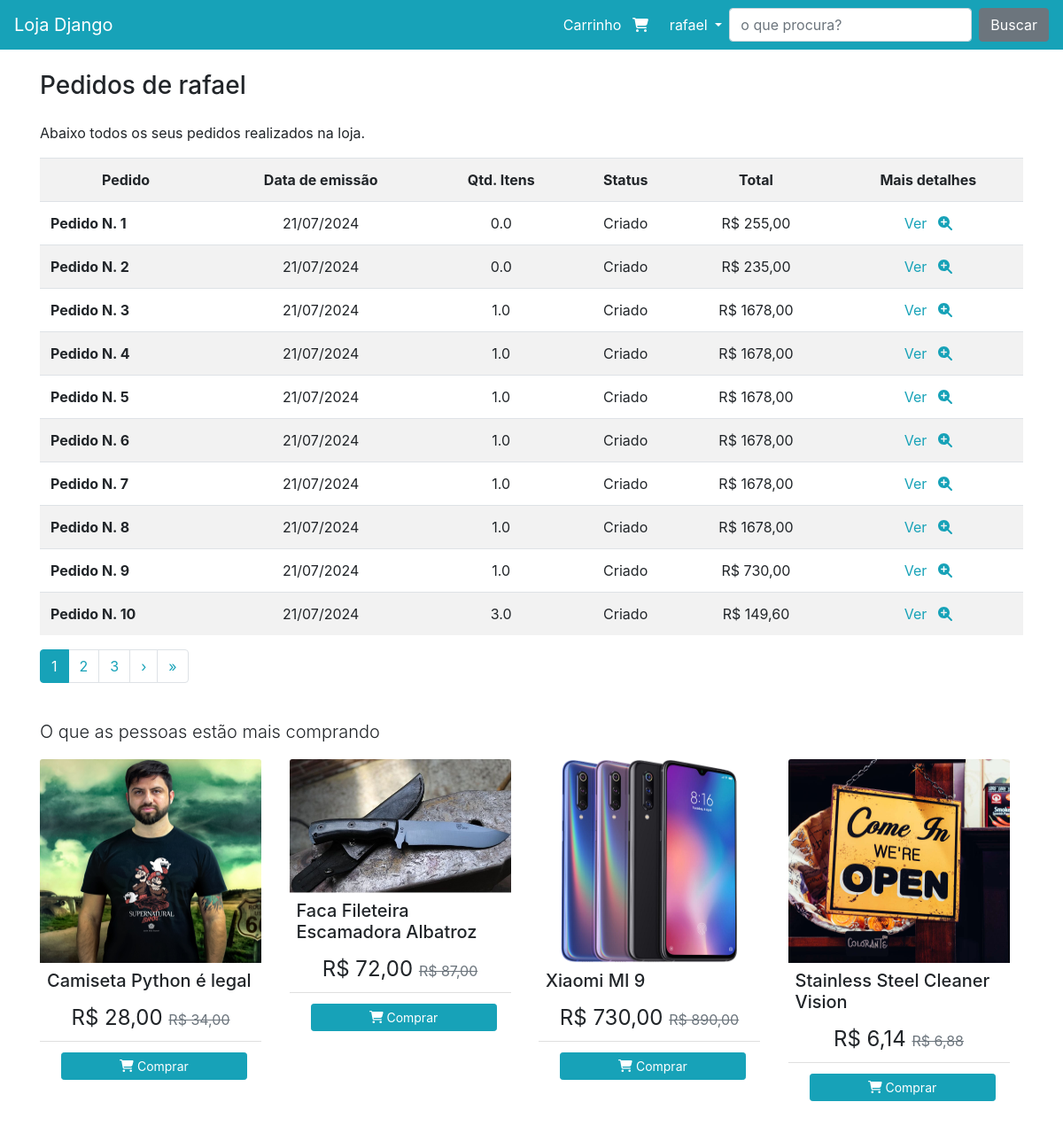
Page /pedido/meuspedidos (signed in) on the earlier database version.
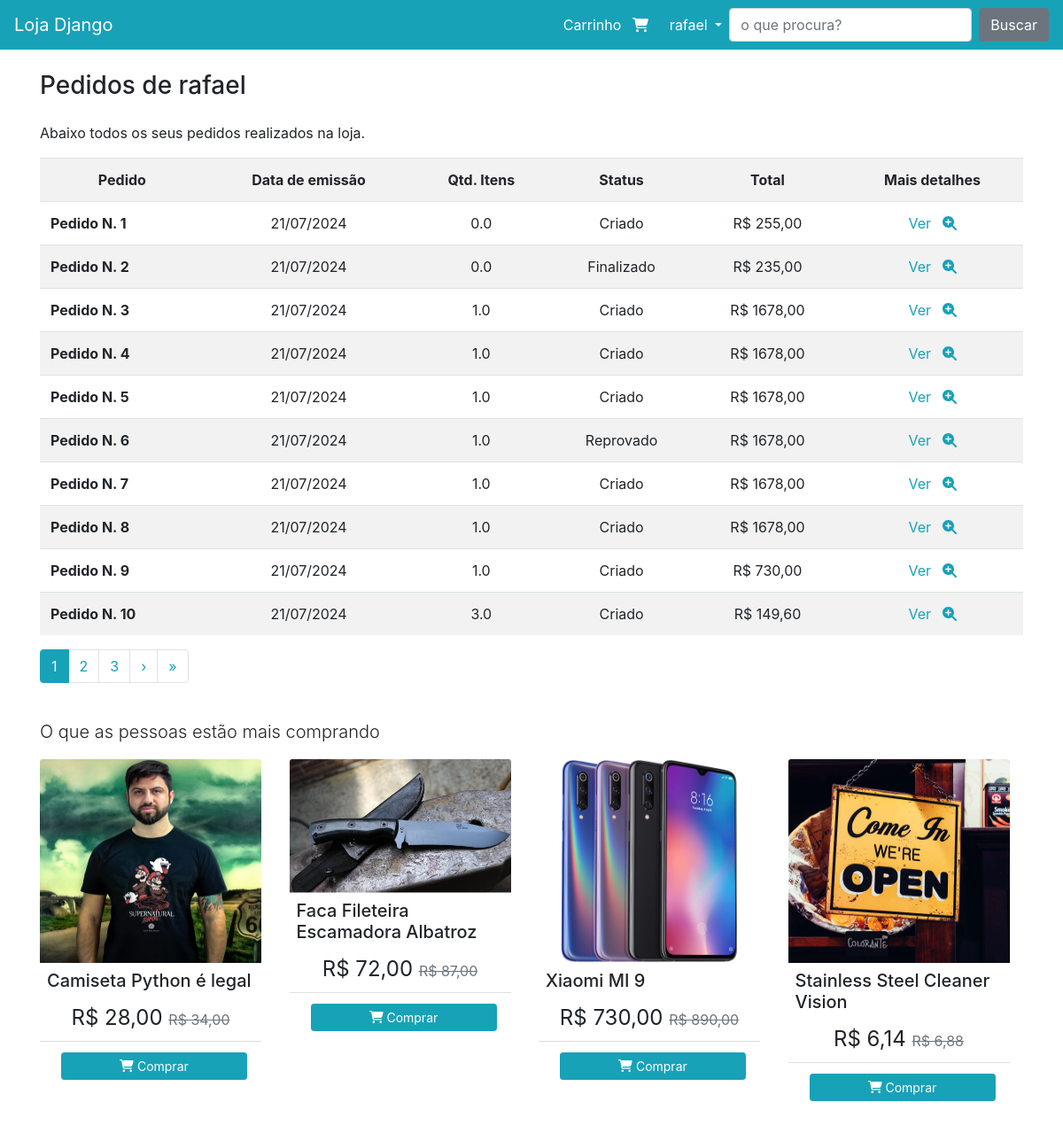
Same page on the later database version.
### pedido/models.py (models this page shows)
class Pedido(models.Model):
    usuario = models.ForeignKey(User, on_delete=models.CASCADE)
    data_emissao = models.DateField(default=datetime.now().date())
    hora_emissao = models.TimeField(default=timezone.now().time())
    total = models.DecimalField(max_digits=10, decimal_places=2, null=False)
    qtd_total = models.FloatField(default=0)
    status = models.CharField(
        default='C',
        max_length=1,
        choices=(
            ('A', 'Aprovado'),
            ('C', 'Criado'),
            ('R', 'Reprovado'),
            ('P', 'Enviado'),
            ('F', 'Finalizado'),
        )
    )
    def __str__(self):
        return f'Pedido N. {self.pk}'

### produto/models.py (models this page shows, shortened)
class Produto(models.Model):
    nome = models.CharField(max_length=200)
    descricao = models.TextField(max_length=255)
    descricao_longa = models.TextField()
    imagem = models.ImageField(upload_to='produto_imagens/%Y/%m/', blank=True, null=True)
    slug = models.SlugField(unique=True, blank=True, null=True)
    preco_marketing = models.FloatField()
    preco_marketing_promocional = models.FloatField(default=0)
    tipo = models.CharField(
        default='V',
        max_length=1,
        choices=(
            ('V', 'Variável'),
            ('S', 'Simples'),
        )
    )

### pedido/views.py (the view)
# urls.py: path('meuspedidos', views.MeusPedidos.as_view(), name="meuspedidos"),
class MeusPedidos(DispachLoginRequired, ListView):
    model = Pedido
    template_name = 'pedido/lista.html'
    paginate_by = 10
    ordering = ['-id']
    def get(self, *args, **kwargs):
        usuario = self.request.user
        pedidos = Pedido.objects.filter(usuario=usuario)
        produtos_mais_vendidos = ProdutoService().get_produtos_mais_vendidos()
        page = self.request.GET.get('page', 1)
        paginator = Paginator(pedidos, per_page=10)
        page_object = paginator.get_page(page)
        contexto = {
            'pedidos': pedidos,
            'produtos_mais_vendidos': produtos_mais_vendidos,
            "page_obj": page_object,
            "is_paginated": True
        }
        return render(self.request, self.template_name, contexto)

### pedido/views.py (called while the page is built)
    def dispatch(self, *args, **kwargs):
        if not self.request.user.is_authenticated:
            return redirect("perfil:criar")
        return super().dispatch(*args, **kwargs)

### produto/produto_service.py (called while the page is built)
    def get_produtos_mais_vendidos(self):
        agg_count_pedidos = ItemPedido.objects.values('produto_id').annotate(num_pedidos=Count('id')).order_by('-num_pedidos')[:4]
        itens = list(agg_count_pedidos)
        id_produtos = []
        for item in itens:
            id_produtos.append(item['produto_id'])
        return Produto.objects.filter(id__in=id_produtos)

### produto/templatetags/omfilters.py (called while the page is built)
@register.filter
def formata_preco(val):
    if isinstance(val, str):
        val = float(val)
    return f'R$ {val:.2f}'.replace('.', ',')

### pedido/templates/pedido/lista.html
{% extends 'base.html' %}
{% load omfilters %}
{% block conteudo %}
<div class="row">
    <div class="col">
        <h3 class="mb-4">Pedidos de {{user}}</h3>
        <p>Abaixo todos os seus pedidos realizados na loja.</p>
        <div class="table-responsive">
            <table class="table table-striped">
                <tr>
                    <th scope="col" class="text-center">Pedido</th>
                    <th scope="col" class="text-center">Data de emissão</th>
                    <th scope="col" class="text-center">Qtd. Itens</th>
                    <th scope="col" class="text-center">Status</th>
                    <th scope="col" class="text-center">Total</th>
                    <th scope="col" class="text-center">Mais detalhes</th>
                </tr>
                {% for pedido in page_obj %}
                <tr>
                    <th scope="row">{{pedido}}</td>
                    <td class="text-center">{{pedido.data_emissao|date:"d/m/Y"}}</td>
                    <td class="text-center">{{pedido.qtd_total}}</td>
                    <td class="text-center">{{pedido.get_status_display}}</td>
                    <td class="text-center">{{pedido.total|formata_preco}}</td>
                    <td class="text-center">
                        <a href="{% url 'pedido:detalhe' pedido.id %}">
                            Ver <i class="fas fa-search-plus ml-2"></i>
                        </a>
                    </td>
                </tr>
                {% endfor %}
            </table>
        </div>
    </div>
</div>
{% include 'parciais/_pagination.html' %}
 {% endblock %}

### templates/base.html (shortened to what this page needs)
<!doctype html>
<html lang="en">
<head>
    {% include 'parciais/_head.html' %}
</head>
<body>
    {% include 'parciais/_nav.html' %}
    <main class="container mt-4 mb-4">
        {% block conteudo %}{% endblock conteudo %}
    </main>
    {% include 'parciais/_footer.html' %}
</body>
</html>

### templates/parciais/_head.html (shortened to what this page needs)
{% load static %}
<link rel="stylesheet" href="{% static 'assets/bootstrap/css/bootstrap.css'%}">
<link rel="stylesheet" href="{% static 'assets/custom/css/style.css'%}">
<link rel="stylesheet" href="https://cdn.datatables.net/2.0.8/css/dataTables.dataTables.css" />
<link rel="stylesheet" href="https://cdn.datatables.net/colreorder/2.0.3/css/colReorder.dataTables.min.css" />
<link rel="stylesheet" href="https://cdn.datatables.net/keytable/2.12.1/css/keyTable.dataTables.min.css">
<link rel="stylesheet" href="https://cdn.datatables.net/buttons/3.0.2/css/buttons.dataTables.min.css">
<link href="https://cdnjs.cloudflare.com/ajax/libs/bootstrap-datepicker/1.9.0/css/bootstrap-datepicker.css" rel="stylesheet"/>

### templates/parciais/_nav.html (shortened to what this page needs)
{% load omfilters %}
<nav class="navbar navbar-dark bg-primary navbar-expand-lg">
    <a class="navbar-brand" href="/">Loja Django</a>
    <div class="collapse navbar-collapse" id="navbarSupportedContent">
        <ul class="navbar-nav ml-auto">
            <li class="nav-item">
                <a class="nav-link nav-cart-link active" href="{% url 'produto:carrinho' %}">
                    <span class="nav-cart-text mr-1">
                        Carrinho
                    </span>
                    <span class="nav-cart-icon mr-2">
                        <i class="fas fa-shopping-cart"></i>
                    </span>
                </a>
            </li>
            <li class="nav-item dropdown">
                <a class="nav-link dropdown-toggle active" href="#" id="navbarDropdown" role="button"
                    data-toggle="dropdown" aria-haspopup="true" aria-expanded="false">
                    {% if request.user.is_authenticated %}
                        {{request.user}}
                    {% else %}
                        Conta
                    {% endif %}
                </a>
            </li>
        </ul>
        <form class="form-inline my-2 my-lg-0" action="{% url 'produto:busca' %}">
            <input class="form-control mr-sm-2" type="search" placeholder="o que procura?" aria-label="Search" name="termo">
            <button class="btn btn-secondary my-2 my-sm-0" type="submit">Buscar</button>
        </form>
    </div>
</nav>

### templates/parciais/_pagination.html (shortened to what this page needs)
{% if is_paginated %}
<div class="pagination">
    <ul class="pagination">
        {% for num in page_obj.paginator.page_range %}
        {% if page_obj.number == num %}
        <li class="page-item active">
            <a class="page-link" href="?page={{ num }}">{{ num }}</a>
        </li>
        {% elif num > page_obj.number|add:'-3' and num < page_obj.number|add:'3' %}
        <li class="page-item">
            <a class="page-link" href="?page={{ num }}">{{ num }}</a>
        </li>
        {% endif %}
        {% endfor %}
        {% if page_obj.has_next %}
        <li class="page-item">
            <a class="page-link" href="?page={{ page_obj.next_page_number }}">&rsaquo;</a>
        </li>
        <li class="page-item">
            <a class="page-link" href="?page={{ page_obj.paginator.num_pages }}">&raquo;</a>
        </li>
        {% endif %}
    </ul>
</div>
{% endif %}

### templates/parciais/_footer.html (shortened to what this page needs)
{% load static %}
{% load omfilters %}
<div class="container mt-4 mb-4">
<p class="lead">O que as pessoas estão mais comprando</p>
<div class="row">
    <div class="col-lg-12">
        <div class="card-columns_produtos_rodape">
            {% for produto in produtos_mais_vendidos %}
            <div class="card img_produtos_mais_vendidos">
                {% if produto.imagem %}
                  <a href="{% url 'produto:detalhe' produto.slug %}">
                    <img class="card-img-top " src="{{ produto.imagem.url }}" alt="Card image cap">
                  </a>
                {% endif %}
                <div class="card-body-carroussel">
                    <h5 class="card-title">{{ produto.nome }}</h5>
                    <div class="container product-price-block text-center">
                        {% if produto.preco_marketing_promocional > 0 %}
                            <span class="product-price">
                                {{ produto.preco_marketing_promocional|formata_preco }}
                            </span>
                        {% endif %}
                            <span class="product-old-price text-muted">
                                {{ produto.preco_marketing|formata_preco }}
                            </span>
                    </div>
                </div>
                <div class="card-footer-rodape bg-transparent border-top-light-custom text-center">
                    <a href="{% url 'produto:detalhe' produto.slug %}" class="btn btn-primary btn-sm m-1 btn-block">
                        <i class="fa fa-shopping-cart" aria-hidden="true"></i>
                        Comprar
                    </a>
                </div>
            </div>
            {% endfor  %}
        </div>
    </div>
</div>
</div>

### static/assets/custom/css/style.css (style rules this page uses)
.product-price-block { font-size: 1.5rem; }
.product-price { font-size: 1.5rem; }
.product-old-price { text-decoration: line-through; font-size: 1rem; }
.border-top-light-custom { border-top: 1px solid rgba(0, 0, 0, 0.125); }
@media (min-width: 62em) { .card-columns_produtos_rodape { -webkit-column-count: 4; -moz-column-count: 4; column-count: 4; } }
.text-center { text-align: center; }
.img_produtos_mais_vendidos { max-width: 250px; height: 380px; border:none; }
.img_produtos_mais_vendidos img { max-height: 230px; }
.card-body-carroussel { padding: 0.5rem; }
.card-footer-rodape { padding: 0.50rem 1.25rem; }

Differences in the rows shown:
changed Pedido "Pedido N. 2": status "Criado" → "Finalizado"
changed Pedido "Pedido N. 6": status "Criado" → "Reprovado"
